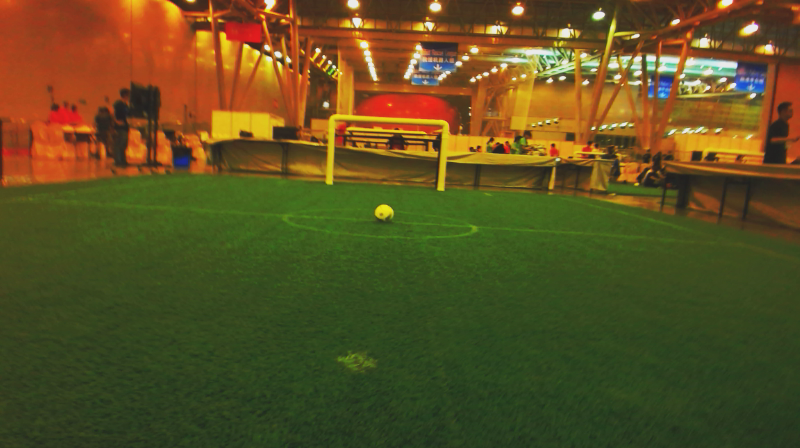
//> input picture data/log1/009-rgb.png, 800 x 448 px, given in place of 001-rgb.png, which was not available
$ ./threshold-medianfilter   (built with g++ and OpenCV 4)
//> lines starting //> are read from the running program, lines starting //| are printed output that depends on the picture; after the words box and inside, x2 and y2 are one past the last pixel; in counts of white or black regions, pixels touching at a corner belong together; pictures that were not available may be replaced by others from this repository, and a replacement may not be noted
### src/compare.hpp
#include <opencv2/opencv.hpp>

using namespace cv;
using namespace std;

void compare_visually(Mat& inputArray, int img_number);
void compare_numberly(Mat& inputArray, int img_number);
Mat get_img_true(int img_number);

### src/common.h
#include <iostream>
#include <cstdlib>
#include <math.h>
#include <opencv2/opencv.hpp>


#ifndef COMMON_H
#define COMMON_H

#define INFO        "\033[32mInfo : \033[0m"
#define WARNING     "\033[33mWarning : \033[0m"
#define ERROR       "\033[31mError : \033[0m"
#define ENDING      ".png"

using namespace cv;
using namespace std;

bool hasEnding(std::string const &fullString, std::string const &ending) ;
void saveImage(const char *imdname, Mat *image);

#endif

### src/threshold-medianfilter.cpp
#include <opencv2/opencv.hpp>
#include "common.h"
#include "compare.hpp"

void process()
{
    Mat img_test = imread("../data/log1/001-rgb.png", CV_LOAD_IMAGE_COLOR);
//> img_test is the input picture: 448 rows x 800 cols, CV_8UC3; mean B, G, R 33.8, 79.9, 91.6
    if (!img_test.data) {
        cout << ERROR << "Could not open the image." << endl;
        exit(1);
    }
    int width = img_test.size().width;
//> width = 800
    int height = img_test.size().height;
//> height = 448
    Mat img_hsv(height, width, CV_8UC3); cvtColor(img_test, img_hsv, CV_BGR2HSV);
//> after `cvtColor(img_test, img_hsv, CV_BGR2HSV)`: img_hsv: 448 rows x 800 cols, CV_8UC3; mean H, S, V 32.9, 161.6, 104.6
    Mat ims_threshold(height, width, CV_8UC1);

    for (int img_nb = 1; img_nb <= 374; img_nb++)
    {
        string current_ims_name = "../data/log1/";
        if (img_nb < 10) {current_ims_name += "00";}
        else if (img_nb < 100) {current_ims_name += "0";}
        stringstream img_nb_ss; img_nb_ss << img_nb;
        current_ims_name += img_nb_ss.str() + "-rgb.png";

        Mat img_bgr = imread(current_ims_name, CV_LOAD_IMAGE_COLOR);
        Mat img_hsv; cvtColor(img_bgr, img_hsv, CV_BGR2HSV);
        Mat img_blur(height, width, CV_8UC3);
        Mat img_thresh(height, width, CV_8UC1);
        Mat img_res(height, width, CV_8UC1);

        //-- Processing

        // léger median blur sur hsv
        medianBlur(img_hsv, img_blur, 3);
//> img_blur: 448 rows x 800 cols, CV_8UC3; mean H, S, V 32.9, 161.7, 104.6
        // seuillage du vert
        for (int row = 0; row < height; row++){
            for (int col = 0; col < width; col++){
                uchar h = img_hsv.at<Vec3b>(row,col)[0];
                if ((h > 30) && (h < 90))
                    img_thresh.at<uchar>(row,col) = 255;
                else
                    img_thresh.at<uchar>(row,col) = 0;
            }
        }
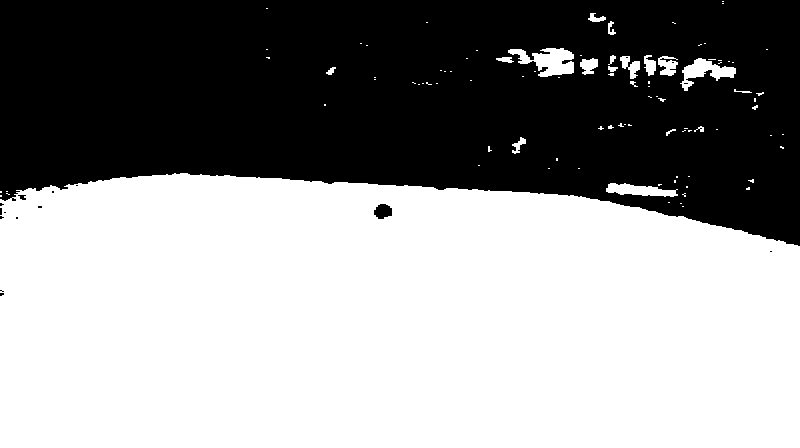
//> img_thresh: 448 rows x 800 cols, CV_8UC1; 57.8% white; 17 black regions (14 under 20 px), largest, box (x1, y1, x2, y2) and area: (0, 0, 800, 246) 150936, (374, 204, 392, 219) 204, (18, 195, 26, 200) 26
        // median blur bcp bcp bcp
        medianBlur(img_thresh, img_res, 39);
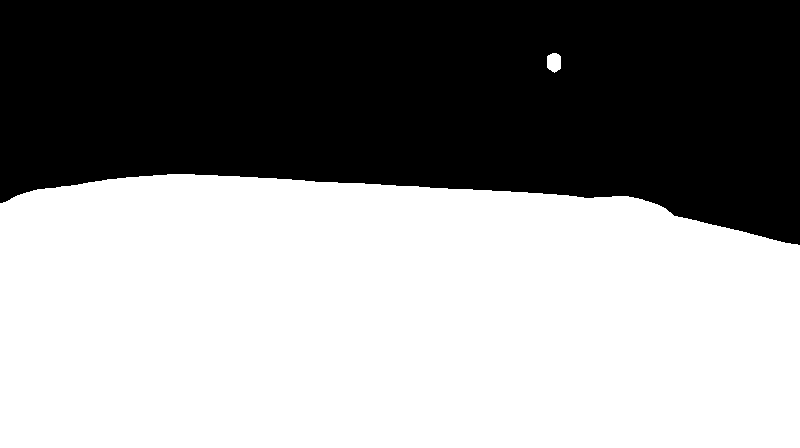
//> img_res: 448 rows x 800 cols, CV_8UC1; 56.9% white; 1 black region


        //-- Convex

        // contours
        Mat img_res_contoured; img_res.copyTo(img_res_contoured);
        vector< vector<Point> > contours;
        vector<Vec4i> hierarchy;
        findContours(img_res_contoured, contours, hierarchy, RETR_TREE, CHAIN_APPROX_SIMPLE, Point(0, 0));
//> contours = 2 contours; box (x1, y1, x2, y2) and area: (0, 174, 800, 448) 202675, (547, 53, 561, 73) 206

        // convex
        vector< vector<Point> > hull(contours.size());
//> hull = 2 empty contours
        for(unsigned int i = 0; i < contours.size(); i++)
            convexHull(Mat(contours[i]), hull[i]);
//> this loop made 2 passes

        // application
        Mat drawing = Mat::zeros(img_res.size(), CV_8UC3);
        for(unsigned int i = 0; i < contours.size(); i++)
        {
            cv::Scalar color = Scalar(255, 255, 255); // white - color for convex hull (white so we can fill with it after)
            drawContours(img_res, hull, i, color, -1, 8, vector<Vec4i>(), 0, Point()); //we fill the zone with white (-1)
        }
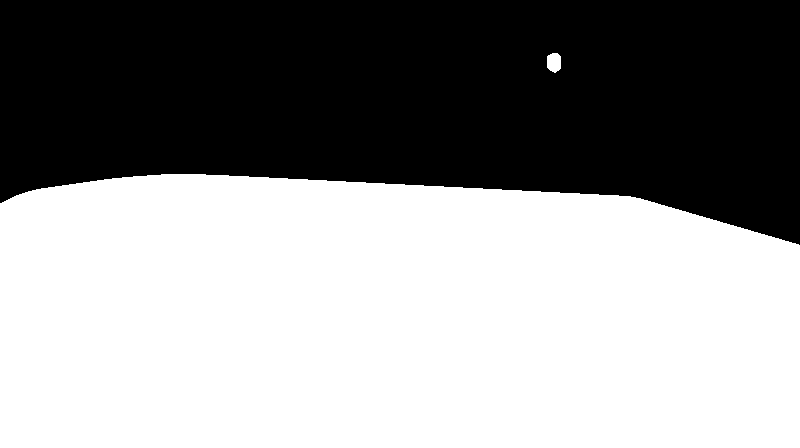
//> img_res: 448 rows x 800 cols, CV_8UC1; 57.3% white; 1 black region, box (x1, y1, x2, y2) and area: (0, 0, 800, 245) 153177

        imshow("img_processed", img_res);
        waitKey(0);
    }
//> pass 2 of the loop in process, `for (int img_nb = 1; img_nb <= 374; img_nb++)`:
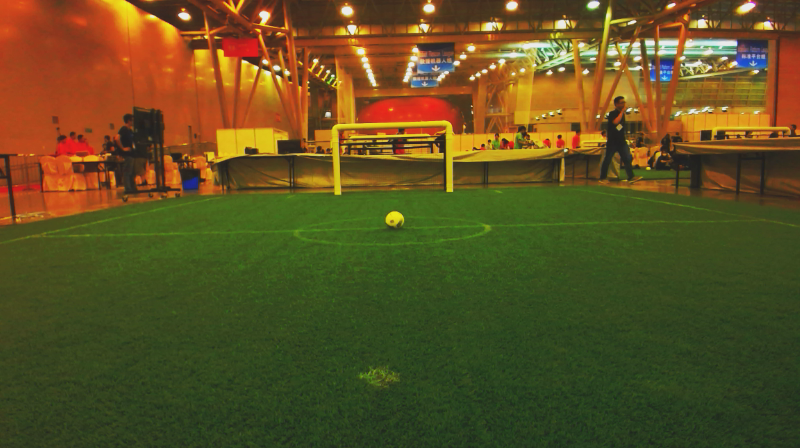
//> input picture data/log1/002-rgb.png, 800 x 448 px
//> in process, img_bgr is the input picture: 448 rows x 800 cols, CV_8UC3; mean B, G, R 33.8, 80.1, 92.7
//> img_blur: 448 rows x 800 cols, CV_8UC3; mean H, S, V 32.6, 161.8, 105.5
//> after the loop in process, `for (int row = 0; row < height; row++)`:
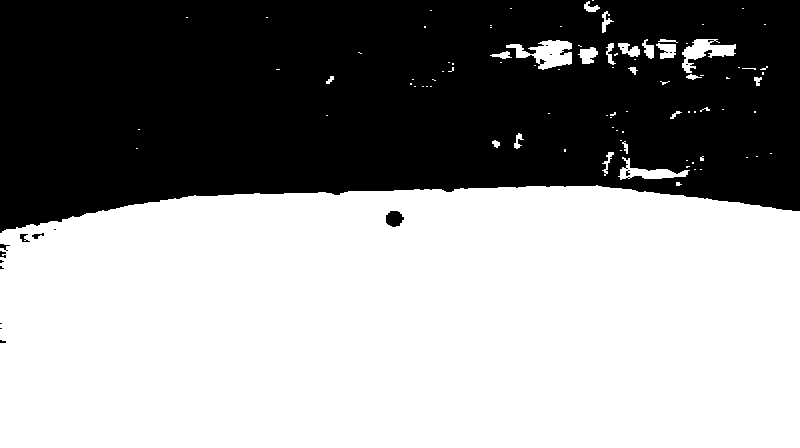
//> img_thresh: 448 rows x 800 cols, CV_8UC1; 56.9% white; 18 black regions (12 under 20 px), largest, box (x1, y1, x2, y2) and area: (0, 0, 800, 233) 153882, (386, 211, 404, 227) 217, (20, 234, 30, 242) 42, (32, 233, 44, 239) 36, (0, 244, 10, 251) 32, (0, 251, 6, 258) 28
//> contours = 2 contours; box (x1, y1, x2, y2) and area: (0, 181, 800, 448) 199512, (546, 44, 559, 63) 184
//> the loop in process, `for(unsigned int i = 0; i < contours.size(); i++)` made 2 passes
//> after the loop in process, `for(unsigned int i = 0; i < contours.size(); i++)`:
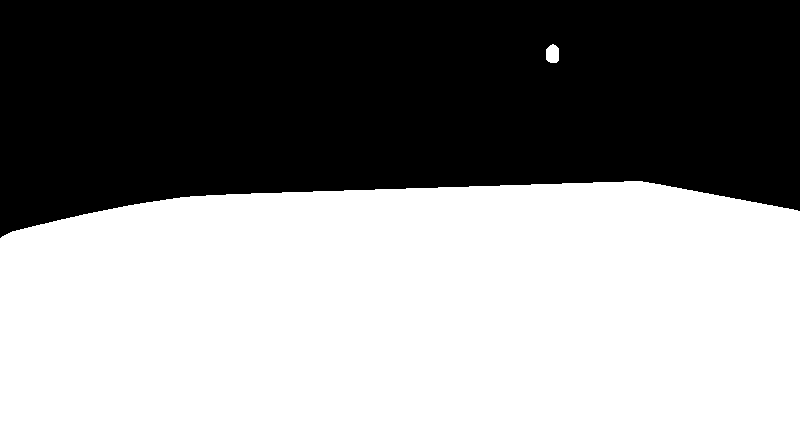
//> img_res: 448 rows x 800 cols, CV_8UC1; 56.4% white; 1 black region, box (x1, y1, x2, y2) and area: (0, 0, 800, 238) 156345
//> pass 3 of the loop in process, `for (int img_nb = 1; img_nb <= 374; img_nb++)`:
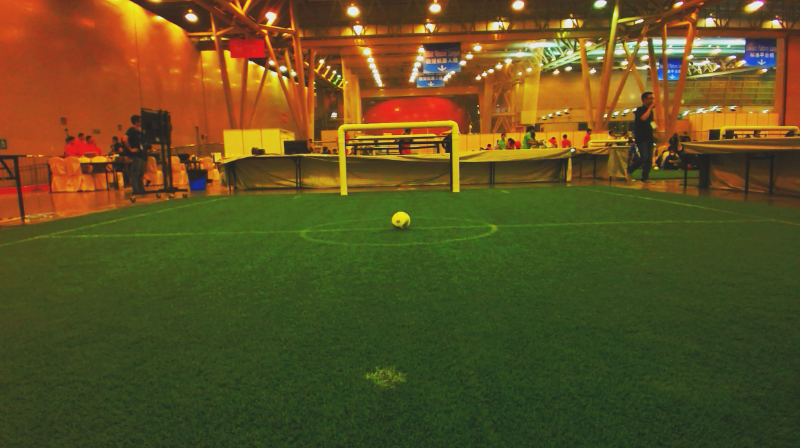
//> input picture data/log1/003-rgb.png, 800 x 448 px
//> in process, img_bgr is the input picture: 448 rows x 800 cols, CV_8UC3; mean B, G, R 33.8, 80.3, 92.9
//> img_blur: 448 rows x 800 cols, CV_8UC3; mean H, S, V 32.6, 162, 105.7
//> after the loop in process, `for (int row = 0; row < height; row++)`:
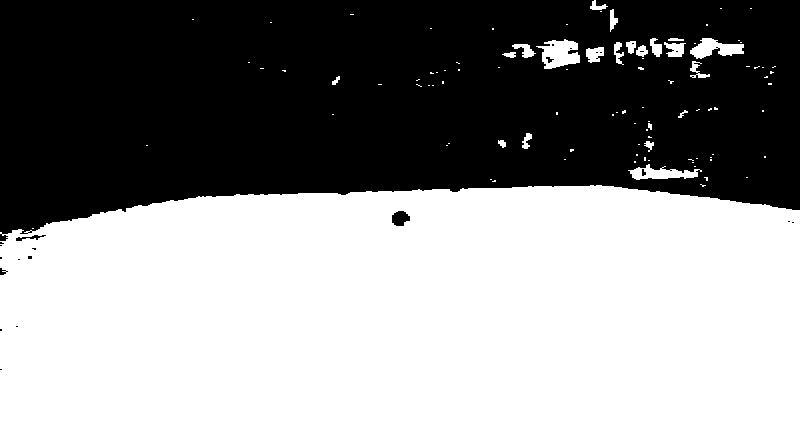
//> img_thresh: 448 rows x 800 cols, CV_8UC1; 56.8% white; 24 black regions (18 under 20 px), largest, box (x1, y1, x2, y2) and area: (0, 0, 800, 241) 154488, (392, 211, 410, 226) 202, (16, 235, 46, 241) 70, (0, 268, 8, 275) 30, (546, 57, 554, 63) 24, (642, 169, 646, 176) 20
//> contours = 2 contours; box (x1, y1, x2, y2) and area: (0, 181, 800, 448) 199164, (555, 45, 565, 63) 133
//> after the loop in process, `for(unsigned int i = 0; i < contours.size(); i++)`:
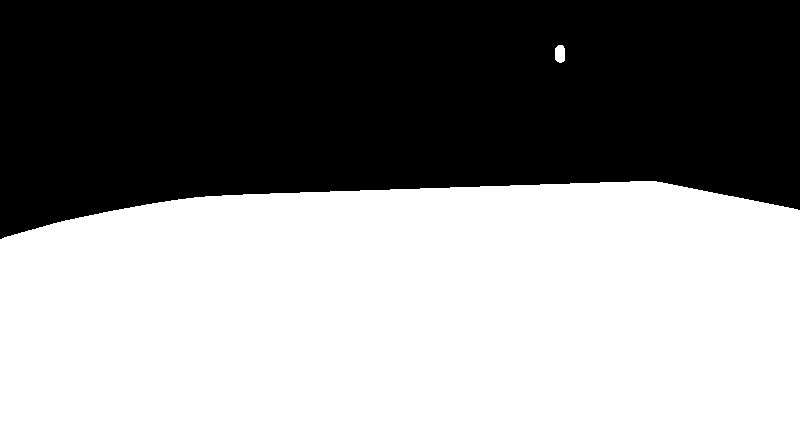
//> img_res: 448 rows x 800 cols, CV_8UC1; 56.3% white; 1 black region, box (x1, y1, x2, y2) and area: (0, 0, 800, 239) 156762
}

int main(int argc, char* argv[])
{
    (void) argc;
    (void) argv;

//> (the run ends here: the program stops with an error, at `Mat img_hsv; cvtColor(img_bgr, img_hsv, CV_BGR2HSV);`)
